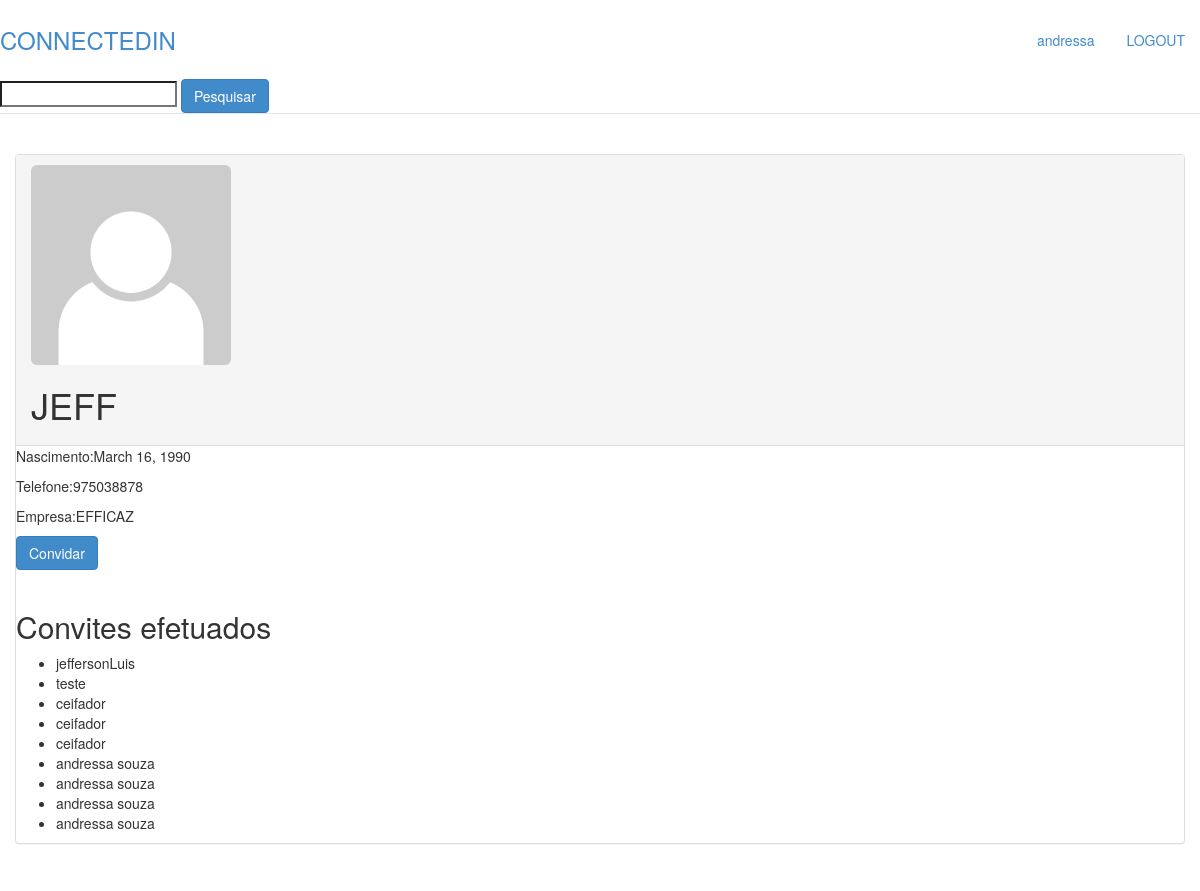
The page /perfis/1 (signed in) on the database its author committed.
### perfis/models.py (models this page shows, shortened)
class Perfil(models.Model):
    nome=models.CharField(max_length=255, null=False)
    nascimento=models.DateField(null=False)
    telefone=models.CharField(max_length=255)
    empresa=models.CharField(max_length=255)
    contatos = models.ManyToManyField('self')
    usuario = models.OneToOneField(User, related_name='perfil')
    foto = models.ImageField(upload_to='', default='none.jpg')
    def convidados(self):
        convites = Convite.objects.filter(solicitante__id=self.id)
        convidados = [convite.convidado for convite in convites if convite.solicitante.id==self.id]
        return convidados

### perfis/views.py (the view)
# urls.py: url(r'^', include('perfis.urls')),
@login_required
def perfis(request, perfil_id):
    perfil=Perfil.objects.get(id=perfil_id)
    return render(request, 'perfil.html', {"perfil" : perfil, 'perfil_logado' : get_perfil_logado(request)})

### perfis/views.py (called while the page is built)
@login_required
def get_perfil_logado(request):
    return request.user.perfil

### perfis/templates/perfil.html (shortened to what this page needs)
{% extends "template.html" %}
{% block conteudo %}
    <div class="col-lg-12">
        <div class="panel panel-default">
            <div class="panel-heading">
                <img class="img-rounded" style="width:200px; height:200px" src="../img/{{perfil.foto}}">
                <h1>{{perfil.nome | upper}}</h1>
            </div>
                <p class="row-content">Nascimento:{{perfil.nascimento}}</p>
                <p class="row-content">Telefone:{{perfil.telefone}}</p>
                <p class="row-content">Empresa:{{perfil.empresa | upper}}</p>
                {% if perfil not in perfil_logado.contatos.all and perfil not in perfil_logado.convidados and perfil_logado.id != perfil.id%}
                    <a class="btn btn-primary" href="{% url 'convidar' perfil.id %}">Convidar</a>
                {% endif%}
                <br/>
                <br/>
                <h2>Convites efetuados</h2>
                {% if perfil.convidados %}
                <ul>
                    {% for convidado in perfil.convidados %}
                    <li>{{convidado.nome}}</li>
                    {%endfor%}
                </ul>
                {% else %}
                <p>Nenhum convite efetuado</p>
                {% endif %}
        </div>
    </div>
{% endblock %}

### perfis/templates/template.html (shortened to what this page needs)
{% load staticfiles %}
<!DOCTYPE html>
<html lang="pt-br">
<head>
    <link type="text/css" href="{% static 'styles/bootstrap.css' %}" rel="stylesheet">
    <link type="text/css" href="{% static 'styles/main.css' %}" rel="stylesheet">
     <link type="text/css" href="{% static 'styles/formulario.css' %}" rel="stylesheet">
</head>
<body>
    <div class="conteiner">
        <div class="header">
            <ul class="nav nav-pills pull-right">
                <li class=""><a href="{% url 'perfis' perfil_logado.id %}">{{perfil_logado.nome}}</a></li>
                <li class=""><a href="{% url 'logout' %}">LOGOUT</a> </li>
            </ul>
            <h3 class="text-muted"><a href="{% url 'index' %}">CONNECTEDIN</a></h3>
            <form action="{% url 'pesquisar' %}" method="get">
                <input type="text" name="texto" id="texto" value="{{form.texto.value}}">
                <button class="btn btn-primary" type="submit">Pesquisar</button>
            </form>
        </div>
        <div class="row content">
            {% block conteudo %}
            {% endblock %}
        </div>
    </div>
</body>
</html>

### perfis/static/styles/main.css (style rules this page uses)
body { padding-top: 20px; padding-bottom: 20px; }
.header, .content, .footer { padding-left: 15px; padding-right: 15px; }
.header { border-bottom: 1px solid #e5e5e5; }
.header h3 { margin-top: 0; margin-bottom: 0; line-height: 40px; padding-bottom: 19px; }
.content { margin: 40px 0; }
@media screen and (min-width: 768px) { .header, .content, .footer { padding-left: 0; padding-right: 0; } }
@media screen and (min-width: 768px) { .header { margin-bottom: 30px; } }

### rows shown on the page
Perfil: nome "andressa"
Perfil: foto (placeholder picture), nome "JEFF", nascimento "March 16, 1990", telefone "975038878", empresa "EFFICAZ"
Perfil: nome "jeffersonLuis"
Perfil: nome "teste"
Perfil: nome "ceifador"
Perfil: nome "andressa souza"
